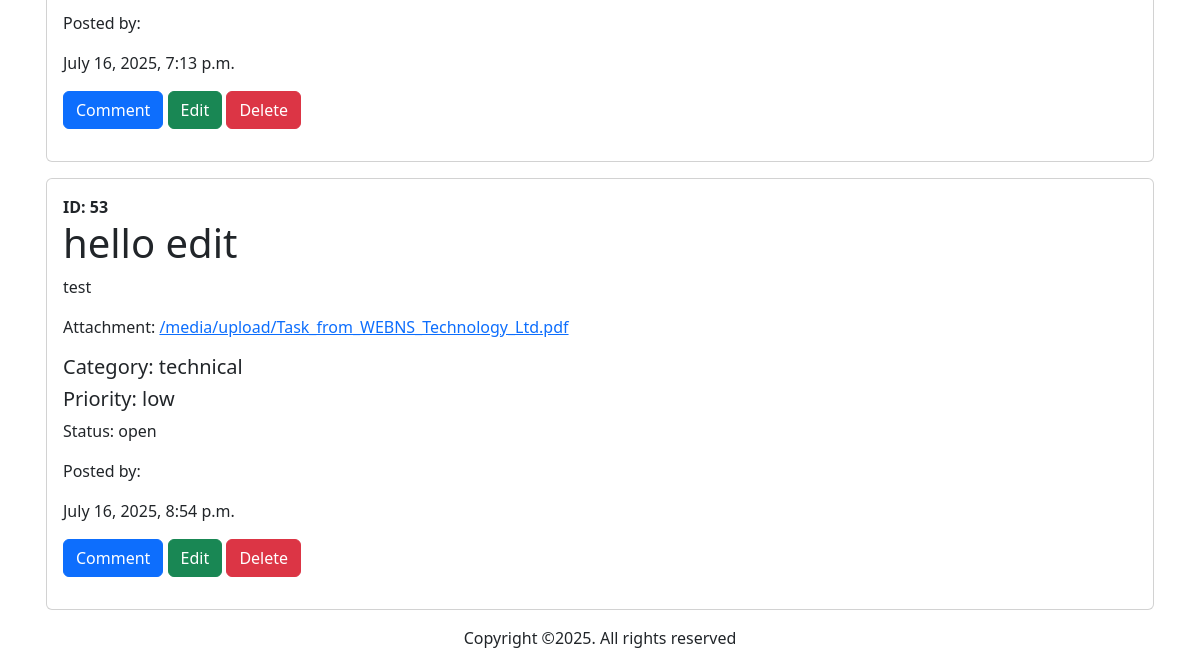
Before: /ticket/admin_action/ (signed in, lower part) with the older database file.
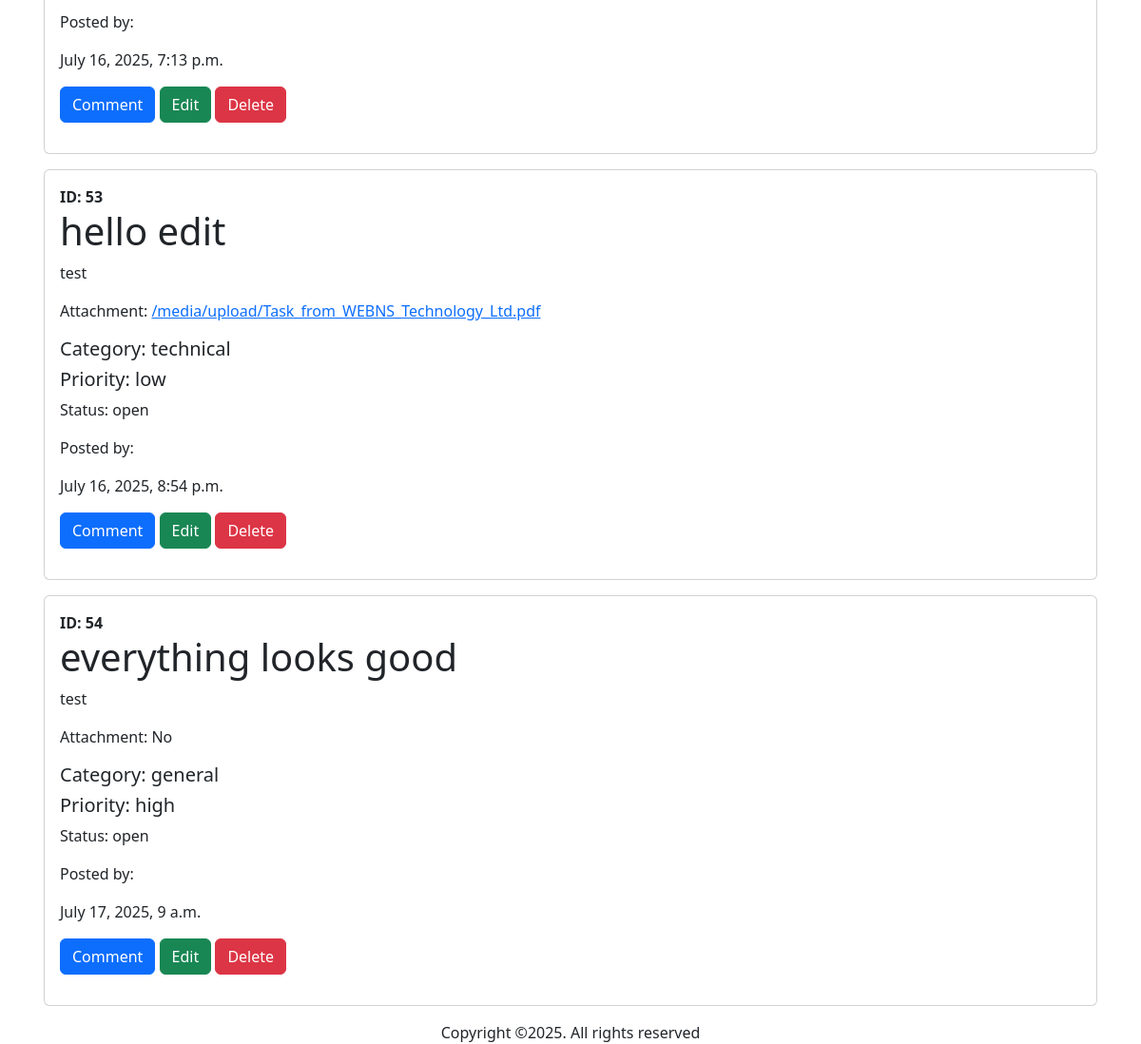
After: the same page with the newer database file.
### ticket/models.py (models this page shows, shortened)
class createTicket(models.Model):
    user_account = models.ForeignKey(UserAccount, on_delete=models.CASCADE)
    title = models.CharField(max_length=255)
    description = models.TextField()
    CATEGORY_CHOICES = [
    ('technical', 'Technical'),
    ('billing', 'Billing'),
    ('general', 'General'),
    ('others', 'Others'),
    ]
    category = models.CharField(max_length=20, choices=CATEGORY_CHOICES)
    PRIORITY_CHOICES = [
        ('low', 'Low'),
        ('medium', 'Medium'),
        ('high', 'High'),
    ]
    priority = models.CharField(max_length=10, choices=PRIORITY_CHOICES)
    uploaded_file = models.FileField(upload_to='upload/', null=True, blank=True)
    TICKET_STATUS = [
        ('open', 'Open'),
        ('progress', 'In Progress'),
        ('resolved', 'Resolved'),
        ('closed', 'Closed'),
    ]
    status = models.CharField(max_length=20, choices=TICKET_STATUS, default='open')
    create_at = models.DateTimeField(auto_now_add=True)

### ticket/views.py (the view)
# urls.py: path('admin_action/', views.admin_ticket_page, name='admin_ticket'),
def admin_ticket_page(request):
    html_template_name = 'ticket/all.html'
    all_tickets = createTicket.objects.all()
    context = {
        'ticket_info': all_tickets,
    }
    return render(request, html_template_name, context)

### templates/ticket/all.html (shortened to what this page needs)
{% extends 'index.html' %}
{% load static %}
{% block content %}
    <section class="ticket_list">
        <div class="container">
            {% if user.is_authenticated and user.is_admin %}
            {% for item in ticket_info %}
            <div class="card mt-3 mb-3">
                <div class="card-body">
                    <div class="ticket">
                        <strong>ID: {{ item.id }}</strong>
                        <h1>{{ item.title }}</h1>
                        <p>{{ item.description }}</p>
                        {% if item.uploaded_file %}
                            <span>Attachment: </span><a href="{{ item.uploaded_file.url }}">{{ item.uploaded_file.url }}</a>
                        {% else %}
                            <p>Attachment: No</p>
                        {% endif %}
                    </div>
                    <div class="mt-3 mb-3">
                        <h5>Category: {{ item.category }}</h5>
                        <h5>Priority: {{ item.priority }}</h5>
                        <span>Status: {{ item.status }}</span>
                    </div>
                    <div class="user__info mt-3 mb-3">
                        <p>Posted by: {{ item.user_account.username }}</p>
                        <span>{{ item.create_at }}</span>
                    </div>
                    <div class="ticket__btn mt-3 mb-3">
                        <a href="{% url 'ticket:comment' item.pk %}" class="btn btn-primary">Comment</a>
                        <a href="{% url 'ticket:ticket_update' item.pk %}" class="btn btn-success">Edit</a>
                        <a href="{% url 'ticket:delete' item.pk %}" class="btn btn-danger">Delete</a>
                    </div>
                </div>
            </div>
            {% endfor %}
            {% endif %}
        </div>
    </section>
{% endblock %}

### templates/index.html (shortened to what this page needs)
{% load static %}
{% include 'base/header.html' %}
            <main>
                {% block content %}{% endblock %}
            </main>
{% include 'base/footer.html' %}

### templates/base/header.html (shortened to what this page needs)
{% load static %}
<!DOCTYPE html>
<html lang="en">
<head>
    <link href="https://cdn.jsdelivr.net/npm/bootstrap@5.3.7/dist/css/bootstrap.min.css" rel="stylesheet">
    <link rel="stylesheet" href="{% static 'css/style.css' %}">
</head>
<body>

### templates/base/footer.html (shortened to what this page needs)
 {% load static %}
<footer>
    <div class="container text-center">
        <div class="footer__copyright">
            Copyright &copy;<script>document.write(new Date().getFullYear());</script>. All rights reserved
        </div>
    </div>
</footer>
</body>
</html>

### static/css/style.css (style rules this page uses)
.container { margin: 0 auto; width: 1200px; padding: 0 1rem; position: relative; }

Changed rows visible on the page:
added createTicket: id "54", title "everything looks good", description "test", uploaded_file "Attachment: No", category "general", priority "high", status "open", create_at "July 17, 2025, 9 a.m."
